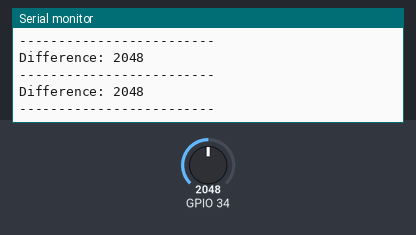
A program run on a simulated ESP32. Parts: the last lines printed to the serial monitor. Inputs (shaded band) come from the test bench; at power-on: GPIO 34 = 2048.

Above: at 1.4 s.
1.5 s: GPIO 34 set to 2866
At 2.3 s:
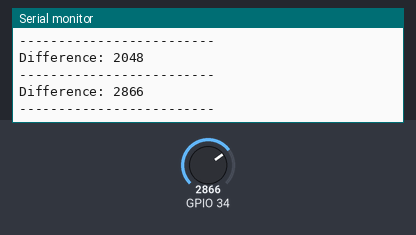
3.0 s: GPIO 34 set to 3603
At 3.5 s:
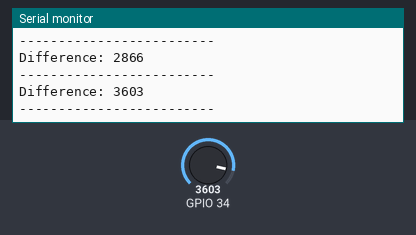
Timing chart, 0 to 6.0 s (numbered marks = the images above; inputs shaded):
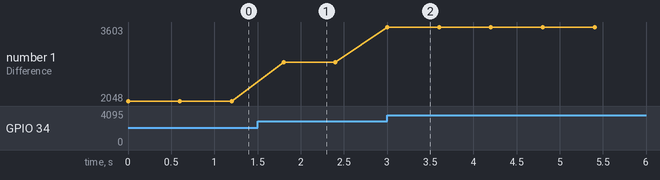

The program:

main.cpp
```cpp
#include <Arduino.h>
#include "driver/ledc.h"
#include "driver/adc.h"
#include <Wire.h>
#include <iostream>

using namespace std;

// reads an analog signal on pin 34 (ADC1_CHANNEL_0)

void setup() {
  Serial.begin(9600);
  adc1_config_width(ADC_WIDTH_12Bit);
  adc1_config_channel_atten(ADC1_CHANNEL_6,ADC_ATTEN_DB_12); // ADC1_CHANNEL_6 = pin 34
}

void loop() {
  int hall_difference = adc1_get_raw(ADC1_CHANNEL_6);// reads an analog signal on pin 34 (ADC1_CHANNEL_0)

  Serial.print("Difference: ");
  Serial.println(hall_difference);

  Serial.println("-------------------------");

  delay(600);
}
```

Measured:
- after the input at 1.5 s, the serial monitor: prints a new line after 0.30 s (image 1)
- after the input at 3.0 s, the serial monitor: prints a new line at once (image 2)
- plotted number 1: 2048 → 2866 after the input at 1.5 s, 2866 → 3603 after the input at 3.0 s
